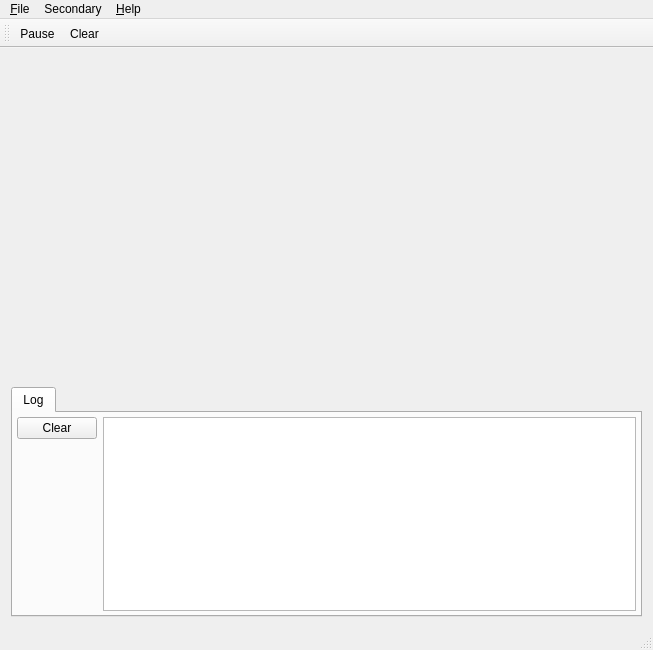
<?xml version="1.0" encoding="UTF-8"?>
<ui version="4.0">
 <class>MainWindow</class>
 <widget class="QMainWindow" name="MainWindow">
  <property name="geometry">
   <rect>
    <x>0</x>
    <y>0</y>
    <width>653</width>
    <height>650</height>
   </rect>
  </property>
  <property name="windowTitle">
   <string>SerialPlot</string>
  </property>
  <widget class="QWidget" name="centralWidget">
   <layout class="QVBoxLayout" name="verticalLayout">
    <item>
     <widget class="QSplitter" name="splitter">
      <property name="sizePolicy">
       <sizepolicy hsizetype="Expanding" vsizetype="Expanding">
        <horstretch>0</horstretch>
        <verstretch>0</verstretch>
       </sizepolicy>
      </property>
      <property name="orientation">
       <enum>Qt::Horizontal</enum>
      </property>
      <widget class="QWidget" name="plotArea" native="true">
       <property name="sizePolicy">
        <sizepolicy hsizetype="Preferred" vsizetype="Expanding">
         <horstretch>0</horstretch>
         <verstretch>0</verstretch>
        </sizepolicy>
       </property>
      </widget>
     </widget>
    </item>
    <item>
     <widget class="HidableTabWidget" name="tabWidget">
      <property name="sizePolicy">
       <sizepolicy hsizetype="Expanding" vsizetype="Minimum">
        <horstretch>0</horstretch>
        <verstretch>0</verstretch>
       </sizepolicy>
      </property>
      <property name="minimumSize">
       <size>
        <width>0</width>
        <height>0</height>
       </size>
      </property>
      <property name="maximumSize">
       <size>
        <width>16777215</width>
        <height>16777215</height>
       </size>
      </property>
      <property name="currentIndex">
       <number>0</number>
      </property>
      <property name="movable">
       <bool>false</bool>
      </property>
      <widget class="QWidget" name="tabLog">
       <attribute name="title">
        <string>Log</string>
       </attribute>
       <attribute name="toolTip">
        <string>Error and Warning Messages</string>
       </attribute>
       <layout class="QHBoxLayout" name="horizontalLayout">
        <property name="leftMargin">
         <number>4</number>
        </property>
        <property name="topMargin">
         <number>4</number>
        </property>
        <property name="rightMargin">
         <number>4</number>
        </property>
        <property name="bottomMargin">
         <number>4</number>
        </property>
        <item>
         <layout class="QVBoxLayout" name="verticalLayout_2">
          <item>
           <widget class="QPushButton" name="Log_Clear">
            <property name="text">
             <string>Clear</string>
            </property>
           </widget>
          </item>
          <item>
           <spacer name="verticalSpacer">
            <property name="orientation">
             <enum>Qt::Vertical</enum>
            </property>
            <property name="sizeHint" stdset="0">
             <size>
              <width>20</width>
              <height>40</height>
             </size>
            </property>
           </spacer>
          </item>
         </layout>
        </item>
        <item>
         <widget class="QPlainTextEdit" name="ptLog">
          <property name="readOnly">
           <bool>true</bool>
          </property>
         </widget>
        </item>
       </layout>
      </widget>
     </widget>
    </item>
   </layout>
  </widget>
  <widget class="QMenuBar" name="menuBar">
   <property name="geometry">
    <rect>
     <x>0</x>
     <y>0</y>
     <width>653</width>
     <height>23</height>
    </rect>
   </property>
   <widget class="QMenu" name="menuHelp">
    <property name="title">
     <string>&amp;Help</string>
    </property>
    <addaction name="actionDemoMode"/>
    <addaction name="actionReportBug"/>
    <addaction name="actionCheckUpdate"/>
    <addaction name="actionHelpAbout"/>
   </widget>
   <widget class="QMenu" name="menuFile">
    <property name="title">
     <string>&amp;File</string>
    </property>
    <addaction name="actionSaveSettings"/>
    <addaction name="actionLoadSettings"/>
    <addaction name="actionExportCsv"/>
    <addaction name="separator"/>
    <addaction name="actionQuit"/>
   </widget>
   <widget class="QMenu" name="menuSecondary">
    <property name="title">
     <string>Secondary</string>
    </property>
    <addaction name="actionBarPlot"/>
    <addaction name="separator"/>
    <addaction name="actionHorizontal"/>
    <addaction name="actionVertical"/>
   </widget>
   <addaction name="menuFile"/>
   <addaction name="menuSecondary"/>
   <addaction name="menuHelp"/>
  </widget>
  <widget class="QToolBar" name="plotToolBar">
   <property name="windowTitle">
    <string>Plot Toolbar</string>
   </property>
   <attribute name="toolBarArea">
    <enum>TopToolBarArea</enum>
   </attribute>
   <attribute name="toolBarBreak">
    <bool>false</bool>
   </attribute>
   <addaction name="actionPause"/>
   <addaction name="actionClear"/>
  </widget>
  <widget class="QStatusBar" name="statusBar"/>
  <action name="actionPause">
   <property name="checkable">
    <bool>true</bool>
   </property>
   <property name="checked">
    <bool>false</bool>
   </property>
   <property name="icon">
    <iconset theme="player_pause">
     <normaloff>.</normaloff>.</iconset>
   </property>
   <property name="text">
    <string>Pause</string>
   </property>
   <property name="toolTip">
    <string>Pause Plotting</string>
   </property>
   <property name="shortcut">
    <string>P</string>
   </property>
  </action>
  <action name="actionClear">
   <property name="icon">
    <iconset theme="editclear">
     <normaloff>.</normaloff>.</iconset>
   </property>
   <property name="text">
    <string>Clear</string>
   </property>
   <property name="shortcut">
    <string>Ctrl+K</string>
   </property>
  </action>
  <action name="actionHelpAbout">
   <property name="text">
    <string>&amp;About</string>
   </property>
  </action>
  <action name="actionDemoMode">
   <property name="checkable">
    <bool>true</bool>
   </property>
   <property name="text">
    <string>&amp;Demo Mode</string>
   </property>
   <property name="toolTip">
    <string>Toggle Demo Mode</string>
   </property>
  </action>
  <action name="actionExportCsv">
   <property name="text">
    <string>&amp;Export CSV</string>
   </property>
   <property name="toolTip">
    <string>Export plot data to CSV</string>
   </property>
  </action>
  <action name="actionQuit">
   <property name="text">
    <string>&amp;Quit</string>
   </property>
   <property name="shortcut">
    <string>Ctrl+Q</string>
   </property>
  </action>
  <action name="actionReportBug">
   <property name="text">
    <string>&amp;Report a Bug</string>
   </property>
   <property name="toolTip">
    <string>Report a Bug on SerialPlot Website</string>
   </property>
  </action>
  <action name="actionSaveSettings">
   <property name="text">
    <string>&amp;Save Settings</string>
   </property>
   <property name="toolTip">
    <string>Save Settings to a File</string>
   </property>
  </action>
  <action name="actionLoadSettings">
   <property name="text">
    <string>&amp;Load Settings</string>
   </property>
   <property name="toolTip">
    <string>Load Settings from a File</string>
   </property>
  </action>
  <action name="actionCheckUpdate">
   <property name="text">
    <string>&amp;Check Update</string>
   </property>
  </action>
  <action name="actionBarPlot">
   <property name="checkable">
    <bool>true</bool>
   </property>
   <property name="text">
    <string>Bar Plot</string>
   </property>
  </action>
  <action name="actionVertical">
   <property name="checkable">
    <bool>true</bool>
   </property>
   <property name="text">
    <string>Vertical</string>
   </property>
  </action>
  <action name="actionHorizontal">
   <property name="checkable">
    <bool>true</bool>
   </property>
   <property name="checked">
    <bool>true</bool>
   </property>
   <property name="text">
    <string>Horizontal</string>
   </property>
  </action>
 </widget>
 <layoutdefault spacing="6" margin="11"/>
 <customwidgets>
  <customwidget>
   <class>HidableTabWidget</class>
   <extends>QTabWidget</extends>
   <header>hidabletabwidget.h</header>
   <container>1</container>
  </customwidget>
 </customwidgets>
 <resources/>
 <connections/>
</ui>
